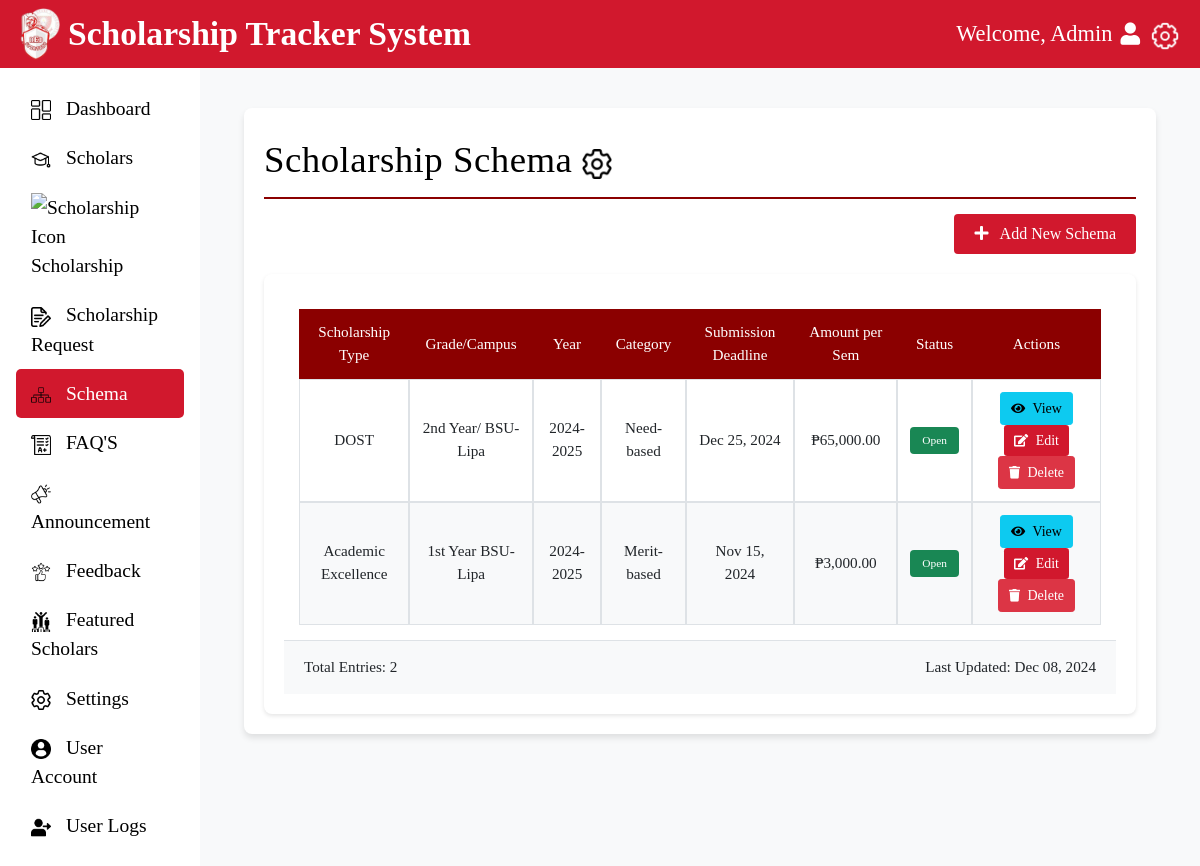
/Admin/schema.php, run on the app's committed database.
### tables this page shows
CREATE TABLE `scholarship_schema` (
  `schema_id` int(11) NOT NULL,
  `scholarship_type` varchar(100) NOT NULL,
  `grade_campus` varchar(100) NOT NULL,
  `year_scholarship` varchar(20) NOT NULL,
  `category` varchar(50) NOT NULL,
  `criteria` text NOT NULL,
  `submission_deadline` date NOT NULL,
  `required_documents` text NOT NULL,
  `description` text NOT NULL,
  `amount_per_sem` decimal(10,2) NOT NULL,
  `status` varchar(20) DEFAULT 'Open',
  `published_date` date DEFAULT NULL
);

### connection/dbh.classes.php (called while the page is built, shortened)
<?php
class Dbh {
    private $host = "localhost";
    private $user = "root";
    private $pwd = "";
    private $dbName = "db_scholarshiptracker";
    public function connect() {
        try {
            $dsn = 'mysql:host=' . $this->host . ';dbname=' . $this->dbName;
            $pdo = new PDO($dsn, $this->user, $this->pwd);
            $pdo->setAttribute(PDO::ATTR_DEFAULT_FETCH_MODE, PDO::FETCH_ASSOC);
            $pdo->setAttribute(PDO::ATTR_ERRMODE, PDO::ERRMODE_EXCEPTION);
            return $pdo;
        } catch (PDOException $e) {
            error_log("Connection failed: " . $e->getMessage());
            throw new Exception("Database connection failed");
        }
    }
}

### classes/schema_handler.php (called while the page is built, shortened)
<?php
require_once '../connection/dbh.classes.php';
class Schema extends Dbh {
    private $conn;
    public function __construct() {
        $this->conn = $this->connect();
    }
    public function fetchAll() {
        try {
            $stmt = $this->conn->prepare(
                "SELECT * FROM scholarship_schema
                 WHERE status = 'Open'
                 ORDER BY published_date DESC"
            );
            $stmt->execute();
            return $stmt->fetchAll(PDO::FETCH_ASSOC);
        } catch (PDOException $e) {
            error_log("Error fetching schemas: " . $e->getMessage());
            return [];
        }
    }
}
?>

### Admin/schema.php (the view, shortened to what this page needs)
<?php
require_once '../classes/schema_handler.php';
$schema = new Schema();
$result = $schema->fetchAll();
?>
<!DOCTYPE html>
<html lang="en">
<head>
    <link href="https://cdn.jsdelivr.net/npm/bootstrap@5.1.3/dist/css/bootstrap.min.css" rel="stylesheet">
    <link rel="stylesheet" href="admin_css/schema.css">
    <link href="https://cdnjs.cloudflare.com/ajax/libs/font-awesome/5.15.4/css/all.min.css" rel="stylesheet">
</head>
<body>
<div class="container-fluid">
    <div class="row">
        <header id="header">
    <div class="logo">
        <img src="icons_admin/logo.png" alt="Logo" width="40">
        <span>Scholarship Tracker System</span>
    </div>
    <div class="welcome d-flex align-items-center">
        <span class="ml-4">Welcome, Admin</span>
        <i class="fas fa-user ml-1"></i>
        <a href="settings.php">
            <img src="icons_admin/white_settings.png" alt="Settings Icon" style="width: 30px; height: 30px; margin-left: 10px;">
        </a>
    </div>
</header>
<div class="container-fluid">
    <div class="row">
        <nav id="sidebar" class="col-12 col-md-3 col-lg-2 sidebar bg-light p-3 collapse d-md-block">
            <ul class="nav flex-column">
                <li class="nav-item"><a class="nav-link" href="admin-dashboard.php"><img src="icons_admin/dashboard.png" alt="Dashboard Icon"> Dashboard</a></li>
                <li class="nav-item"><a class="nav-link" href="scholars.php"><img src="icons_admin/scholars.png" alt="Scholars Icon"> Scholars</a></li>
                <li class="nav-item"><a class="nav-link" href="scholarship.php"><img src="icons_admin/scholarships.png" alt="Scholarship Icon"> Scholarship</a></li>
                <li class="nav-item"><a class="nav-link" href="scholarship-request.php"><img src="icons_admin/scholarship_request.png" alt="Scholarship Request Icon"> Scholarship Request</a></li>
                <li class="nav-item"><a class="nav-link active" href="schema.php"><img src="icons_admin/view schema.png" alt="Schema Icon"> Schema</a></li>
                <li class="nav-item"><a class="nav-link" href="FAQ'S.php"><img src="icons_admin/exam_management.png" alt="FAQ'S Icon"> FAQ'S</a></li>
                <li class="nav-item"><a class="nav-link" href="announcement.php"><img src="icons_admin/announcement.png" alt="Announcement Icon"> Announcement</a></li>
                <li class="nav-item"><a class="nav-link" href="feedback.php"><img src="icons_admin/feedback.png" alt="Feedback Icon"> Feedback</a></li>
                <li class="nav-item"><a class="nav-link" href="featured-scholars.html"><img src="icons_admin/featured_scholars.png" alt="Featured Scholars Icon"> Featured Scholars</a></li>
                <li class="nav-item"><a class="nav-link" href="settings.php"><img src="icons_admin/setting.png" alt="Settings Icon"> Settings</a></li>
                <li class="nav-item"><a class="nav-link" href="useraccount.php"><img src="icons_admin/useraccount.png" alt="User Account Icon"> User Account</a></li>
                <li class="nav-item"><a class="nav-link" href="userlogs.php"><img src="icons_admin/userlogs.png" alt="User Logs Icon"> User Logs</a></li>
            </ul>
        </nav>
            <main class="col-md-9 ms-sm-auto col-lg-10 px-md-4">
                <div class="content-wrapper">
                    <div class="table-section">
                        <div class="section-header">
                            <h2>Scholarship Schema <a href="settings.html">
                    <img src="icons_admin/setting.png" alt="Settings Icon" style="width: 30px; height: 30px;">
                </a></h2>
                            <hr class="divider">
                            <div class="button-container">
                                <button type="button" class="btn btn-primary" data-bs-toggle="modal" data-bs-target="#applicationModal">
                                    <i class="fas fa-plus"></i> Add New Schema
                                </button>
                            </div>
                        </div>
                        <div class="table-box-container">
                            <div class="table-responsive">
                                <table class="table table-bordered">
                                    <thead>
                                        <tr>
                                            <th>Scholarship Type</th>
                                            <th>Grade/Campus</th>
                                            <th>Year</th>
                                            <th>Category</th>
                                            <th>Submission Deadline</th>
                                            <th>Amount per Sem</th>
                                            <th>Status</th>
                                            <th>Actions</th>
                                        </tr>
                                    </thead>
                                    <tbody>
                                        <?php foreach($result as $row): ?>
                                            <tr>
                                                <td><?php echo htmlspecialchars($row['scholarship_type']); ?></td>
                                                <td><?php echo htmlspecialchars($row['grade_campus']); ?></td>
                                                <td><?php echo htmlspecialchars($row['year_scholarship']); ?></td>
                                                <td><?php echo htmlspecialchars($row['category']); ?></td>
                                                <td><?php echo date('M d, Y', strtotime($row['submission_deadline'])); ?></td>
                                                <td>₱<?php echo number_format($row['amount_per_sem'], 2); ?></td>
                                                <td>
                                                    <span class="badge <?php echo $row['status'] === 'Open' ? 'bg-success' : 'bg-danger'; ?>">
                                                        <?php echo htmlspecialchars($row['status']); ?>
                                                    </span>
                                                </td>
                                                <td>
                                                    <button class="btn btn-sm btn-info" onclick="viewDetails('<?php echo $row['schema_id']; ?>')">
                                                        <i class="fas fa-eye"></i> View
                                                    </button>
                                                    <button class="btn btn-sm btn-primary" onclick="editSchema('<?php echo $row['schema_id']; ?>')">
                                                        <i class="fas fa-edit"></i> Edit
                                                    </button>
                                                    <button class="btn btn-sm btn-danger" onclick="deleteSchema('<?php echo $row['schema_id']; ?>')">
                                                        <i class="fas fa-trash"></i> Delete
                                                    </button>
                                                </td>
                                            </tr>
                                        <?php endforeach; ?>
                                    </tbody>
                                </table>
                            </div>
                            <div class="table-footer">
                                <div class="d-flex justify-content-between align-items-center">
                                    <div>
                                        Total Entries: <?php echo count($result); ?>
                                    </div>
                                    <div>
                                        Last Updated: <?php echo date('M d, Y'); ?>
                                    </div>
                                </div>
                            </div>
                        </div>
                    </div>
                </div>
            </main>
        </div>
    </div>
</body>
</html>

### Admin/admin_css/schema.css (style rules this page uses)
body { font-family: 'Times New Roman', Times, serif; background-color: #F7F8FA; font-size: 0.95rem; }
#header { background-color: #d1182d; color: white; padding: 8px 20px; display: flex; align-items: center; justify-content: space-between; font-size: 1.4rem; }
#header .logo { display: flex; align-items: center; }
#header .logo img { margin-right: 8px; }
#header .logo span { font-size: 1.5em; font-weight: bold; }
#sidebar { background-color: white !important; color: black; height: 100vh; padding-top: 20px; font-size: 0.85rem; }
#sidebar .nav-link { color: black; font-size: 1.22rem; padding: 10px 15px; border-radius: 5px; transition: background-color 0.3s, color 0.3s; }
#sidebar .nav-link img { width: 20px; margin-right: 10px; }
#sidebar .nav-link.active { background-color: #d1182d; color: white; text-decoration: none; }
.content-wrapper { padding: 20px; margin-left: 0; margin-top: 0; }
.col-md-9.ms-sm-auto.col-lg-10.px-md-4 { padding: 10px 20px; padding-left: 10px; background-color: #f8f9fa; }
.section-header { margin-bottom: 15px; margin-top: 5px; }
.section-header h2 { color: black; margin-bottom: 10px; margin-top: 10px; font-weight: 500; font-size: 2.3rem; letter-spacing: 0.5px; }
.divider { border: 0; height: 2px !important; background-color: darkred; margin: 15px 0; opacity: 1; width: 100%; }
.table-section { background-color: white; border-radius: 8px; box-shadow: 0 4px 6px rgba(0, 0, 0, 0.1); margin-top: 10px; margin-bottom: 20px; padding: 20px; }
.table-box-container { background-color: white; border-radius: 8px; box-shadow: 0 2px 4px rgba(0,0,0,0.1); padding: 20px; margin-top: 20px; }
.table-responsive { padding: 15px; background-color: white; }
.table { width: 100%; margin-bottom: 0; border-collapse: separate; border-spacing: 0; }
.table thead th { background-color: darkred !important; color: white; border: none; padding: 12px; font-weight: 500; text-align: center; vertical-align: middle; }
.table tbody td { padding: 12px; vertical-align: middle; border: 1px solid #dee2e6; text-align: center; }
.table tbody tr:nth-child(even) { background-color: #f8f9fa; }
.button-container { margin: 15px 0; display: flex; justify-content: flex-end; }
.button-container .btn { padding: 8px 20px; font-weight: 500; }
.button-container .btn i { margin-right: 8px; }
.btn-primary { background-color: #d1182d; border: none; color: white; }
.btn-sm { margin: 0 2px; padding: 5px 10px; }
.btn-sm i { margin-right: 4px; font-size: 0.9em; }
.badge { padding: 8px 12px; border-radius: 4px; font-weight: 500; }
.table-footer { padding: 15px 20px; background-color: #f8f9fa; border-top: 1px solid #dee2e6; }
.welcome span { margin-right: 5px; }
.welcome .fas.fa-user { margin-left: 3px; }

### data on the page
scholarship_schema: scholarship_type "DOST", grade_campus "2nd Year/ BSU-Lipa", year_scholarship "2024-2025", category "Need-based", submission_deadline "Dec 25, 2024", amount_per_sem "65,000.00", status "Open"
scholarship_schema: scholarship_type "Academic Excellence", grade_campus "1st Year BSU-Lipa", year_scholarship "2024-2025", category "Merit-based", submission_deadline "Nov 15, 2024", amount_per_sem "3,000.00", status "Open"

### other printed values
count($result) "2"
